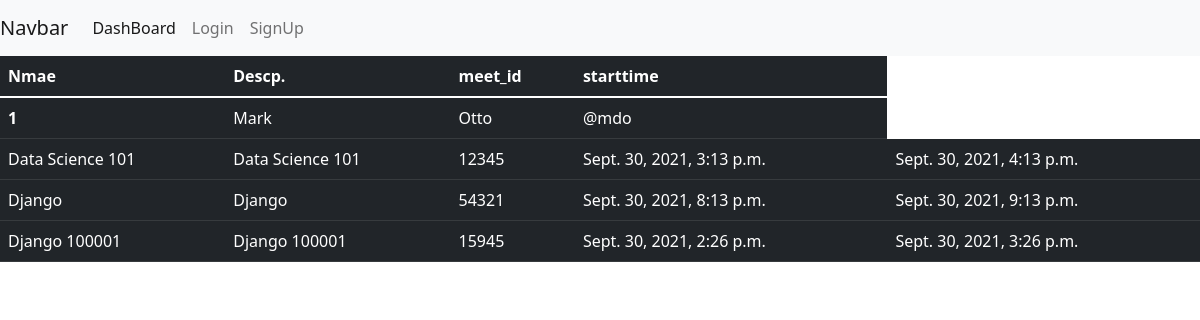
/customer_event/, run on the app's committed database.
### users/models.py (models this page shows, shortened)
class Events(models.Model):
    user = models.ForeignKey(Customer, on_delete=models.CASCADE,null=True)
    title = models.CharField(max_length=100,null=True)
    meet_id = models.CharField(max_length=5, unique=True)
    description = models.TextField(max_length=250, default='')
    start_time = models.DateTimeField(default=timezone.now)
    end_time = models.DateTimeField(default=timezone.now)

### users/views.py (the view)
# urls.py: path('customer_event/', customer_event, name='customer_event'),
def customer_event(request):
    events = Events.objects.all()
    customers=Customer.objects.all()
    context ={'events':events ,'customers':customers}
    return render(request, 'users/customerevent.html',context)

### users/models.py (called while the page is built)
    def __str__(self):
        return self.name

### users/templates/users/customerevent.html
{% extends 'users/base.html'%}
{% block body%}
<table class="table table-dark">
  <thead>
    <tr>
      <th scope="col">Nmae</th>
      <th scope="col">Descp.</th>
      <th scope="col">meet_id</th>
      <th scope="col">starttime</th>
    </tr>
  </thead>
  <tbody>
    <tr>
      <th scope="row">1</th>
      <td>Mark</td>
      <td>Otto</td>
      <td>@mdo</td>
    </tr>
        {% for i in events %}
                <tr>
                    <td>{{i.title}}</td>
                    <td>{{i.description}}</td>
                    <td>{{i.meet_id}}</td>
                    <td>{{i.start_time}}</td>
                    <td>{{i.end_time}}</td>
                </tr>
                {% endfor events%}
  </tbody>
</table>
{% endblock body%}

### data on the page
Events: title "Data Science 101", description "Data Science 101", meet_id "12345", start_time "Sept. 30, 2021, 3:13 p.m.", end_time "Sept. 30, 2021, 4:13 p.m."
Events: title "Django", description "Django", meet_id "54321", start_time "Sept. 30, 2021, 8:13 p.m.", end_time "Sept. 30, 2021, 9:13 p.m."
Events: title "Django 100001", description "Django 100001", meet_id "15945", start_time "Sept. 30, 2021, 2:26 p.m.", end_time "Sept. 30, 2021, 3:26 p.m."
